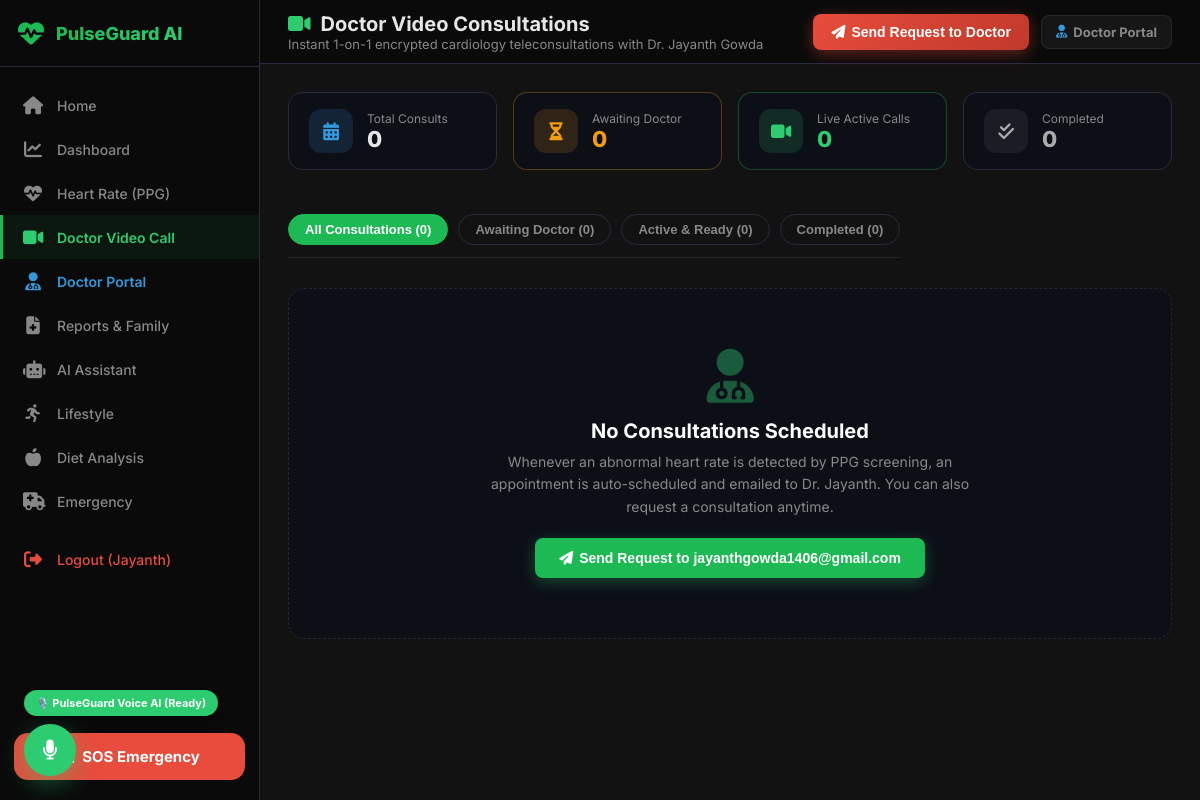
The app's page /appointments (signed in), older data.
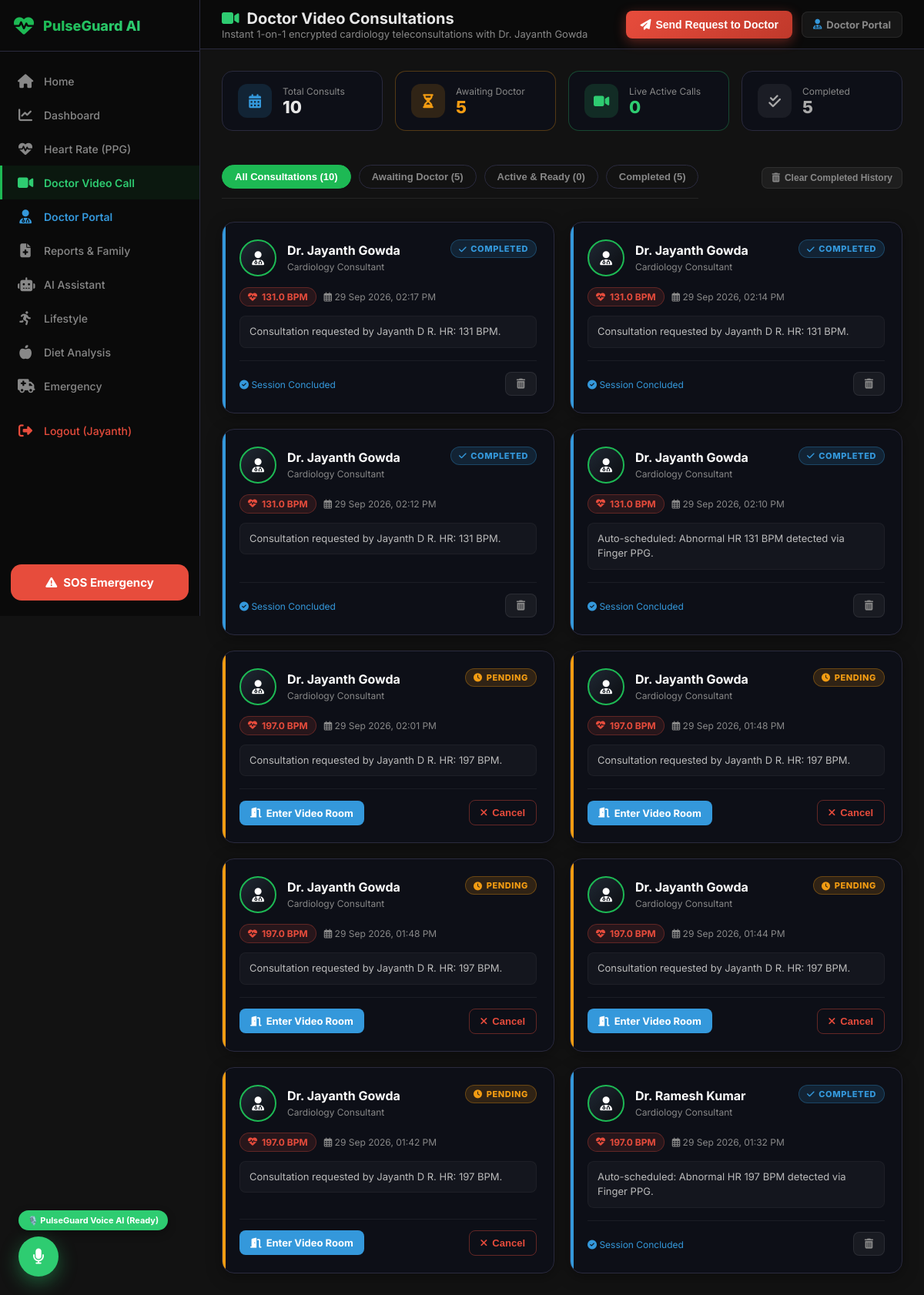
The same page, newer data.
### app.py (models this page shows)
class DoctorAppointment(db.Model):
    id = db.Column(db.Integer, primary_key=True)
    user_id = db.Column(db.Integer, db.ForeignKey('user.id'), nullable=False)
    created_at = db.Column(db.DateTime, default=datetime.datetime.utcnow)
    trigger_bpm = db.Column(db.Float)
    status = db.Column(db.String(20), default='pending')  # pending, accepted, completed, cancelled
    doctor_name = db.Column(db.String(100), default='Dr. Ramesh Kumar')
    room_id = db.Column(db.String(50))
    notes = db.Column(db.Text)
    patient = db.relationship('User', backref='appointments')

### app.py (the view)
@app.route('/appointments')
@login_required
def appointments_page():
    appts = DoctorAppointment.query.filter_by(user_id=current_user.id).order_by(DoctorAppointment.created_at.desc()).all()
    return render_template('appointments.html', appointments=appts)

### app.py (called while the page is built)
@login_manager.user_loader
def load_user(user_id):
    return User.query.get(int(user_id))

### templates/appointments.html (shortened to what the changed rows need)
<!DOCTYPE html>
<html lang="en" data-theme="dark">
<head>
  <link rel="stylesheet" href="https://cdnjs.cloudflare.com/ajax/libs/font-awesome/6.4.0/css/all.min.css" />
  <link rel="stylesheet" href="/static/pulseguard.css" />
</head>
<body>
  <aside class="pg-sidebar" id="sidebar">
    <a href="/emergency" class="sidebar-sos"><i class="fas fa-exclamation-triangle"></i><span>SOS Emergency</span></a>
  </aside>
  <main class="pg-main">
    <header class="pg-header">
      <div>
        <h1 style="display:flex; align-items:center; gap:10px;">
          <i class="fas fa-video" style="color:#2ecc71;"></i> Doctor Video Consultations
        </h1>
      </div>
    </header>
    <div class="pg-content">
      {% set pending_count = appointments | selectattr('status', 'equalto', 'pending') | list | length %}
      {% set accepted_count = appointments | selectattr('status', 'equalto', 'accepted') | list | length %}
      {% set completed_count = appointments | selectattr('status', 'equalto', 'completed') | list | length %}
      {% set total_count = appointments | length %}
      <div class="kpi-row fade-in">
        <div class="kpi-card">
          <div>
            <div style="font-size:12px; color:var(--muted);">Total Consults</div>
            <div style="font-size:22px; font-weight:800; color:var(--text);">{{ total_count }}</div>
          </div>
        </div>
        <div class="kpi-card" style="border-color: rgba(243,156,18,0.3);">
          <div>
            <div style="font-size:12px; color:var(--muted);">Awaiting Doctor</div>
            <div style="font-size:22px; font-weight:800; color:#f39c12;">{{ pending_count }}</div>
          </div>
        </div>
        <div class="kpi-card">
          <div>
            <div style="font-size:12px; color:var(--muted);">Completed</div>
            <div style="font-size:22px; font-weight:800; color:#aaa;">{{ completed_count }}</div>
          </div>
        </div>
      </div>
      <div style="display:flex; justify-content:space-between; align-items:center; flex-wrap:wrap; gap:10px;">
        <div class="filter-tabs">
          <button class="filter-btn active" onclick="filterAppointments('all', this)">
            All Consultations ({{ total_count }})
          </button>
          <button class="filter-btn" onclick="filterAppointments('pending', this)">
            Awaiting Doctor ({{ pending_count }})
          </button>
          <button class="filter-btn" onclick="filterAppointments('accepted', this)">
            Active & Ready ({{ accepted_count }})
          </button>
          <button class="filter-btn" onclick="filterAppointments('completed', this)">
            Completed ({{ completed_count }})
          </button>
        </div>
        {% if completed_count > 0 or (appointments | selectattr('status', 'equalto', 'cancelled') | list | length > 0) %}
        <button onclick="clearCompletedHistory()" class="action-btn btn-subtle" style="font-size:12px; padding:6px 12px;">
          <i class="fas fa-trash-alt"></i> Clear Completed History
        </button>
        {% endif %}
      </div>
      {% if appointments %}
        <div class="appt-grid" id="appointments-container">
          {% for a in appointments %}
          <div class="consult-card {{ a.status }}" id="appt-card-{{ a.id }}" data-status="{{ a.status }}" data-room="{{ a.room_id }}">
            <div>
              <div style="display:flex; justify-content:space-between; align-items:flex-start; margin-bottom:14px;">
                <div class="doctor-header" style="margin-bottom:0;">
                  <div class="doctor-avatar">
                    <i class="fas fa-user-md"></i>
                  </div>
                  <div class="doctor-meta">
                    <h4>{{ a.doctor_name }}</h4>
                    <span>Cardiology Consultant</span>
                  </div>
                </div>
                <span class="status-pill pill-{{ a.status }}" id="badge-{{ a.id }}">
                  {% if a.status == 'pending' %}<i class="fas fa-clock"></i> Pending{% endif %}
                  {% if a.status == 'completed' %}<i class="fas fa-check"></i> Completed{% endif %}
                </span>
              </div>
              <div style="display:flex; gap:10px; align-items:center; flex-wrap:wrap; margin-bottom:12px;">
                <div class="pulse-metric-badge {% if a.trigger_bpm >= 60 and a.trigger_bpm <= 100 %}normal{% endif %}">
                  <i class="fas fa-heartbeat"></i> {{ a.trigger_bpm | round }} BPM
                </div>
                <div style="font-size:12px; color:var(--muted);">
                  <i class="far fa-calendar-alt"></i> {{ a.created_at.strftime('%d %b %Y, %I:%M %p') }}
                </div>
              </div>
              <p style="font-size:13px; color:#bbb; line-height:1.5; margin:0 0 16px; background:rgba(255,255,255,0.03); padding:10px 12px; border-radius:8px; border:1px solid rgba(255,255,255,0.04);">
                {{ a.notes }}
              </p>
            </div>
            <div style="display:flex; align-items:center; justify-content:space-between; border-top:1px solid rgba(255,255,255,0.06); padding-top:14px; gap:8px;">
              <div>
                {% if a.status == 'accepted' %}
                  <a href="/videochat/{{ a.room_id }}?role=patient" class="action-btn btn-join">
                    <i class="fas fa-video"></i> Join Live Video Call
                  </a>
                {% elif a.status == 'pending' %}
                  <a href="/videochat/{{ a.room_id }}?role=patient" class="action-btn btn-wait" title="Enter room now and wait for doctor">
                    <i class="fas fa-door-open"></i> Enter Video Room
                  </a>
                {% elif a.status == 'completed' %}
                  <span style="font-size:12px; color:#3498db;"><i class="fas fa-check-circle"></i> Session Concluded</span>
                {% endif %}
              </div>
              <div style="display:flex; gap:6px;">
                {% if a.status == 'pending' %}
                  <button class="action-btn btn-danger-outline" onclick="cancelAppt({{ a.id }})" title="Cancel this request">
                    <i class="fas fa-times"></i> Cancel
                  </button>
                {% else %}
                  <button class="action-btn btn-subtle" onclick="deleteAppt({{ a.id }})" title="Delete record">
                    <i class="fas fa-trash-alt"></i>
                  </button>
                {% endif %}
              </div>
            </div>
          </div>
          {% endfor %}
        </div>
      {% else %}
        <div style="text-align: center; padding: 60px 20px; color: var(--muted); background: var(--card-bg, #0d0f17); border-radius: 16px; border: 1px dashed rgba(255,255,255,0.1); margin-top:20px;">
          <i class="fas fa-user-md" style="font-size: 54px; color: rgba(46,204,113,0.4); margin-bottom: 16px; display: block;"></i>
          <h3 style="margin: 0 0 8px; color: #fff; font-size:20px;">No Consultations Scheduled</h3>
          <p style="margin: 0 auto 20px; max-width:480px; font-size: 14px; line-height:1.6; color:#888;">
            Whenever an abnormal heart rate is detected by PPG screening, an appointment is auto-scheduled and emailed to Dr. Jayanth. You can also request a consultation anytime.
          </p>
          <button class="action-btn" onclick="requestDoctorConsultation()" style="background:var(--primary, #2ecc71); color:#fff; padding:12px 24px; font-size:14px; box-shadow:0 4px 15px rgba(46,204,113,0.3);">
            <i class="fas fa-paper-plane"></i> Send Request to jayanthgowda1406@gmail.com
          </button>
        </div>
      {% endif %}
    </div>
  </main>
</body>
</html>

Row changes from the older to the newer data that the page shows:
added DoctorAppointment: doctor_name "Dr. Jayanth Gowda", status "completed" (drawn), trigger_bpm "131.0", created_at "29 Sep 2026, 02:17 PM", notes "Consultation requested by Jayanth D R. HR: 131 BPM."
added DoctorAppointment: doctor_name "Dr. Jayanth Gowda", status "completed" (drawn), trigger_bpm "131.0", created_at "29 Sep 2026, 02:14 PM", notes "Consultation requested by Jayanth D R. HR: 131 BPM."
added DoctorAppointment: doctor_name "Dr. Jayanth Gowda", status "completed" (drawn), trigger_bpm "131.0", created_at "29 Sep 2026, 02:12 PM", notes "Consultation requested by Jayanth D R. HR: 131 BPM."
added DoctorAppointment: doctor_name "Dr. Jayanth Gowda", status "completed" (drawn), trigger_bpm "131.0", created_at "29 Sep 2026, 02:10 PM", notes "Auto-scheduled: Abnormal HR 131 BPM detected via Finger PPG."
added DoctorAppointment: doctor_name "Dr. Jayanth Gowda", status "pending" (drawn), trigger_bpm "197.0", created_at "29 Sep 2026, 02:01 PM", notes "Consultation requested by Jayanth D R. HR: 197 BPM."
added DoctorAppointment: doctor_name "Dr. Jayanth Gowda", status "pending" (drawn), trigger_bpm "197.0", created_at "29 Sep 2026, 01:48 PM", notes "Consultation requested by Jayanth D R. HR: 197 BPM."
added DoctorAppointment: doctor_name "Dr. Jayanth Gowda", status "pending" (drawn), trigger_bpm "197.0", created_at "29 Sep 2026, 01:48 PM", notes "Consultation requested by Jayanth D R. HR: 197 BPM."
added DoctorAppointment: doctor_name "Dr. Jayanth Gowda", status "pending" (drawn), trigger_bpm "197.0", created_at "29 Sep 2026, 01:44 PM", notes "Consultation requested by Jayanth D R. HR: 197 BPM."
added DoctorAppointment: doctor_name "Dr. Jayanth Gowda", status "pending" (drawn), trigger_bpm "197.0", created_at "29 Sep 2026, 01:42 PM", notes "Consultation requested by Jayanth D R. HR: 197 BPM."
added DoctorAppointment: doctor_name "Dr. Ramesh Kumar", status "completed" (drawn), trigger_bpm "197.0", created_at "29 Sep 2026, 01:32 PM", notes "Auto-scheduled: Abnormal HR 197 BPM detected via Finger PPG."
Text that changed along with them:
{{ total_count }}: "0" → "10"
{{ pending_count }}: "0" → "5"
{{ completed_count }}: "0" → "5"
text no longer shown: "No Consultations Scheduled Whenever an abnormal heart rate is detected by PPG screening, an appointment is auto-scheduled and emailed to Dr. Jayanth. You can also request a consultation anytime. Send Request to jayanthgowda1406@gmail.com"
text now shown: "Clear Completed History"
